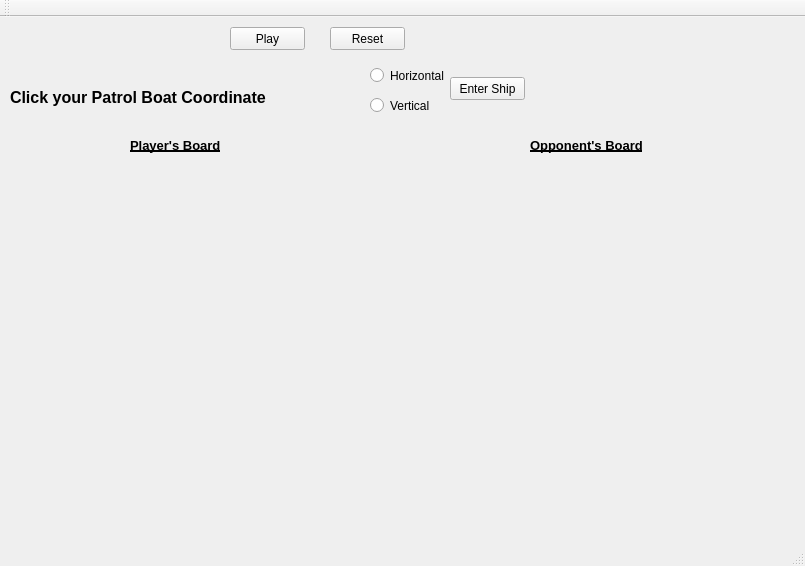
<?xml version="1.0" encoding="UTF-8"?>
<ui version="4.0">
 <class>MainWindow</class>
 <widget class="QMainWindow" name="MainWindow">
  <property name="geometry">
   <rect>
    <x>0</x>
    <y>0</y>
    <width>805</width>
    <height>566</height>
   </rect>
  </property>
  <property name="windowTitle">
   <string>MainWindow</string>
  </property>
  <widget class="QWidget" name="centralWidget">
   <widget class="QWidget" name="gridLayoutWidget">
    <property name="geometry">
     <rect>
      <x>50</x>
      <y>180</y>
      <width>341</width>
      <height>301</height>
     </rect>
    </property>
    <layout class="QGridLayout" name="playerGrid"/>
   </widget>
   <widget class="QRadioButton" name="rbtnHorizontal">
    <property name="geometry">
     <rect>
      <x>370</x>
      <y>50</y>
      <width>82</width>
      <height>17</height>
     </rect>
    </property>
    <property name="text">
     <string>Horizontal</string>
    </property>
   </widget>
   <widget class="QRadioButton" name="rbtnVertical">
    <property name="geometry">
     <rect>
      <x>370</x>
      <y>80</y>
      <width>82</width>
      <height>17</height>
     </rect>
    </property>
    <property name="text">
     <string>Vertical</string>
    </property>
   </widget>
   <widget class="QPushButton" name="btnPlay">
    <property name="geometry">
     <rect>
      <x>230</x>
      <y>10</y>
      <width>75</width>
      <height>23</height>
     </rect>
    </property>
    <property name="text">
     <string>Play</string>
    </property>
   </widget>
   <widget class="QPushButton" name="btnReset">
    <property name="geometry">
     <rect>
      <x>330</x>
      <y>10</y>
      <width>75</width>
      <height>23</height>
     </rect>
    </property>
    <property name="text">
     <string>Reset</string>
    </property>
   </widget>
   <widget class="QLabel" name="label">
    <property name="geometry">
     <rect>
      <x>170</x>
      <y>0</y>
      <width>47</width>
      <height>41</height>
     </rect>
    </property>
    <property name="text">
     <string/>
    </property>
   </widget>
   <widget class="QLabel" name="label_2">
    <property name="geometry">
     <rect>
      <x>10</x>
      <y>70</y>
      <width>331</width>
      <height>20</height>
     </rect>
    </property>
    <property name="font">
     <font>
      <pointsize>12</pointsize>
      <weight>75</weight>
      <bold>true</bold>
     </font>
    </property>
    <property name="text">
     <string>Click your Patrol Boat Coordinate</string>
    </property>
   </widget>
   <widget class="QPushButton" name="btnEnterShip">
    <property name="geometry">
     <rect>
      <x>450</x>
      <y>60</y>
      <width>75</width>
      <height>23</height>
     </rect>
    </property>
    <property name="text">
     <string>Enter Ship</string>
    </property>
   </widget>
   <widget class="QLabel" name="label_3">
    <property name="geometry">
     <rect>
      <x>40</x>
      <y>100</y>
      <width>251</width>
      <height>16</height>
     </rect>
    </property>
    <property name="text">
     <string/>
    </property>
   </widget>
   <widget class="QLabel" name="label_4">
    <property name="geometry">
     <rect>
      <x>530</x>
      <y>120</y>
      <width>131</width>
      <height>16</height>
     </rect>
    </property>
    <property name="font">
     <font>
      <pointsize>10</pointsize>
      <weight>75</weight>
      <bold>true</bold>
      <underline>true</underline>
     </font>
    </property>
    <property name="text">
     <string>Opponent's Board</string>
    </property>
   </widget>
   <widget class="QLabel" name="label_5">
    <property name="geometry">
     <rect>
      <x>130</x>
      <y>120</y>
      <width>121</width>
      <height>16</height>
     </rect>
    </property>
    <property name="font">
     <font>
      <pointsize>10</pointsize>
      <weight>75</weight>
      <bold>true</bold>
      <underline>true</underline>
     </font>
    </property>
    <property name="text">
     <string>Player's Board</string>
    </property>
   </widget>
   <widget class="QWidget" name="gridLayoutWidget_2">
    <property name="geometry">
     <rect>
      <x>440</x>
      <y>180</y>
      <width>341</width>
      <height>301</height>
     </rect>
    </property>
    <layout class="QGridLayout" name="enemyGrid"/>
   </widget>
   <widget class="QWidget" name="gridLayoutWidget_3">
    <property name="geometry">
     <rect>
      <x>20</x>
      <y>180</y>
      <width>31</width>
      <height>301</height>
     </rect>
    </property>
    <layout class="QGridLayout" name="playerRowLayout">
     <property name="leftMargin">
      <number>0</number>
     </property>
     <property name="spacing">
      <number>0</number>
     </property>
    </layout>
   </widget>
   <widget class="QWidget" name="gridLayoutWidget_4">
    <property name="geometry">
     <rect>
      <x>50</x>
      <y>150</y>
      <width>341</width>
      <height>31</height>
     </rect>
    </property>
    <layout class="QGridLayout" name="playerColLayout"/>
   </widget>
   <widget class="QWidget" name="gridLayoutWidget_5">
    <property name="geometry">
     <rect>
      <x>410</x>
      <y>180</y>
      <width>31</width>
      <height>301</height>
     </rect>
    </property>
    <layout class="QGridLayout" name="enemyRowLayout">
     <property name="leftMargin">
      <number>0</number>
     </property>
     <property name="spacing">
      <number>0</number>
     </property>
    </layout>
   </widget>
   <widget class="QWidget" name="gridLayoutWidget_6">
    <property name="geometry">
     <rect>
      <x>440</x>
      <y>150</y>
      <width>341</width>
      <height>31</height>
     </rect>
    </property>
    <layout class="QGridLayout" name="enemyColLayout"/>
   </widget>
  </widget>
  <widget class="QMenuBar" name="menuBar">
   <property name="geometry">
    <rect>
     <x>0</x>
     <y>0</y>
     <width>805</width>
     <height>21</height>
    </rect>
   </property>
  </widget>
  <widget class="QToolBar" name="mainToolBar">
   <attribute name="toolBarArea">
    <enum>TopToolBarArea</enum>
   </attribute>
   <attribute name="toolBarBreak">
    <bool>false</bool>
   </attribute>
  </widget>
  <widget class="QStatusBar" name="statusBar"/>
 </widget>
 <layoutdefault spacing="6" margin="11"/>
 <resources/>
 <connections/>
</ui>
